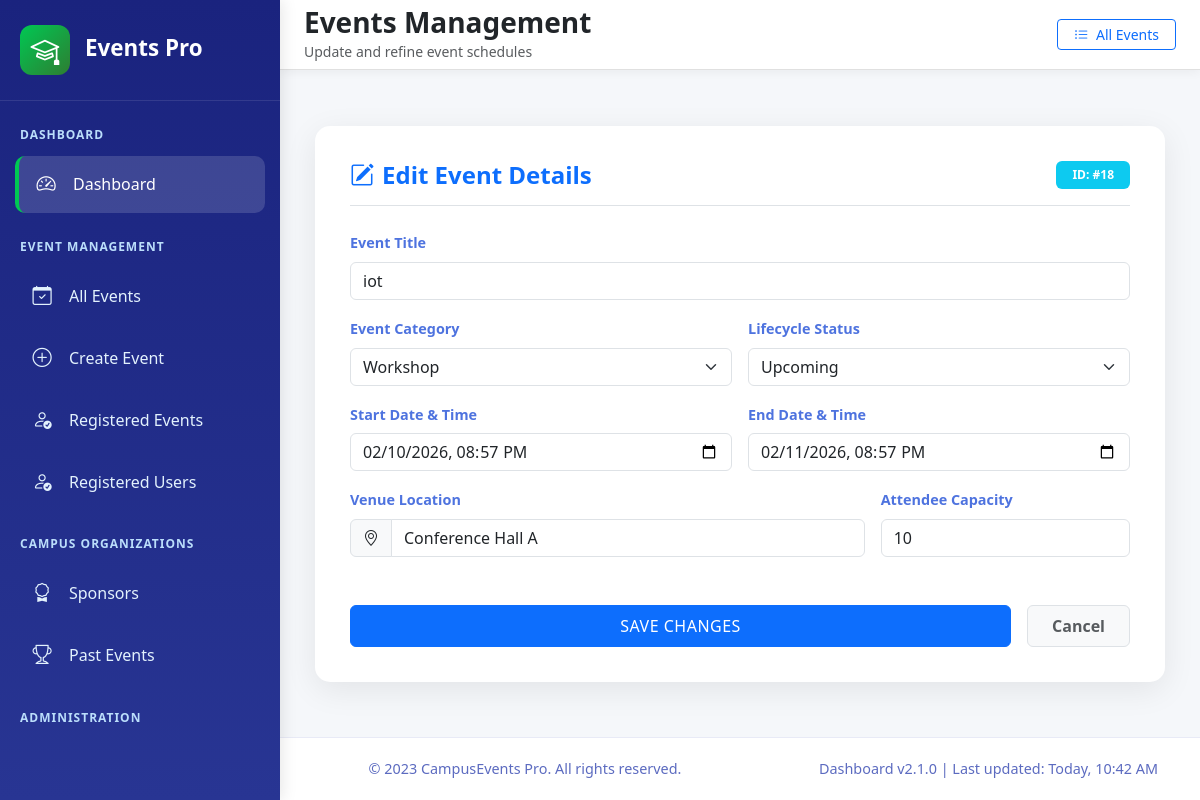
/admin/edit.php?id=18, run on the app's committed database.
### tables this page shows
CREATE TABLE `create_events` (
  `id` int(11) NOT NULL,
  `title` varchar(255) NOT NULL,
  `event_type` varchar(255) NOT NULL,
  `description` text NOT NULL,
  `event_image` varchar(255) DEFAULT NULL,
  `start_date` datetime NOT NULL,
  `end_date` datetime NOT NULL,
  `registration_deadline` datetime DEFAULT NULL,
  `vanue` varchar(255) NOT NULL,
  `capacity` int(255) NOT NULL,
  `status` varchar(50) DEFAULT 'upcoming',
  `event_date` date DEFAULT curdate()
);

### admin/edit.php (the view, shortened to what this page needs)
<?php
include 'db_config.php';
if (isset($_GET['id'])) {
    $id = intval($_GET['id']);
    $stmt = $conn->prepare("SELECT * FROM create_events WHERE id = ?");
    $stmt->bind_param("i", $id);
    $stmt->execute();
    $result = $stmt->get_result();
    $event = $result->fetch_assoc();
} else {
    header("Location: allevents.php");
    exit();
}
?>
<!DOCTYPE html>
<html lang="en">
<head>
    <link rel="stylesheet" href="https://cdn.jsdelivr.net/npm/bootstrap@5.3.0/dist/css/bootstrap.min.css">
    <link rel="stylesheet" href="https://cdn.jsdelivr.net/npm/bootstrap-icons@1.10.0/font/bootstrap-icons.css">
</head>
<body>
    <?php include_once("leftbar.php"); ?>
    <div id="content">
        <header class="campus-header d-flex justify-content-between align-items-center">
            <div class="header-title">
                <h3 class="fw-bold text-dark mb-0">Events Management</h3>
                <small class="text-muted">Update and refine event schedules</small>
            </div>
            <div class="header-actions">
                <a href="allevents.php" class="btn btn-outline-primary btn-sm px-3">
                    <i class="bi bi-list-ul me-1"></i> All Events
                </a>
            </div>
        </header>
        <main class="form-wrapper">
            <div class="edit-container">
                <div class="d-flex justify-content-between align-items-center mb-4 border-bottom pb-3">
                    <h4 class="fw-bold mb-0 text-primary">
                        <i class="bi bi-pencil-square me-2"></i>Edit Event Details
                    </h4>
                    <span class="badge bg-info text-white px-3 py-2">ID: #<?= $event['id'] ?></span>
                </div>
                <form action="edit.php?id=<?= $event['id'] ?>" method="POST">
                    <div class="row g-3">
                        <div class="col-md-12">
                            <label class="form-label">Event Title</label>
                            <input type="text" name="title" class="form-control" value="<?= htmlspecialchars($event['title']) ?>" placeholder="Enter event name" required>
                        </div>
                        <div class="col-md-6">
                            <label class="form-label">Event Category</label>
                            <select name="event_type" class="form-select">
                                <option value="Workshop" <?= $event['event_type'] == 'Workshop' ? 'selected' : '' ?>>Workshop</option>
                            </select>
                        </div>
                        <div class="col-md-6">
                            <label class="form-label">Lifecycle Status</label>
                            <select name="status" class="form-select">
                                <option value="Upcoming" <?= $event['status'] == 'Upcoming' ? 'selected' : '' ?>>Upcoming</option>
                            </select>
                        </div>
                        <div class="col-md-6">
                            <label class="form-label">Start Date & Time</label>
                            <input type="datetime-local" name="start_date" class="form-control"
                                   value="<?= date('Y-m-d\TH:i', strtotime($event['start_date'])) ?>" required>
                        </div>
                        <div class="col-md-6">
                            <label class="form-label">End Date & Time</label>
                            <input type="datetime-local" name="end_date" class="form-control"
                                   value="<?= date('Y-m-d\TH:i', strtotime($event['end_date'])) ?>" required>
                        </div>
                        <div class="col-md-8">
                            <label class="form-label">Venue Location</label>
                            <div class="input-group">
                                <span class="input-group-text bg-light"><i class="bi bi-geo-alt"></i></span>
                                <input type="text" name="vanue" class="form-control" value="<?= htmlspecialchars($event['vanue']) ?>" required>
                            </div>
                        </div>
                        <div class="col-md-4">
                            <label class="form-label">Attendee Capacity</label>
                            <input type="number" name="capacity" class="form-control" value="<?= $event['capacity'] ?>" required>
                        </div>
                    </div>
                    <div class="mt-5 d-flex gap-3">
                        <button type="submit" name="update_event" class="btn btn-primary btn-update flex-grow-1">
                            Save Changes
                        </button>
                        <a href="allevents.php" class="btn btn-light border py-2 px-4 fw-bold text-muted">Cancel</a>
                    </div>
                </form>
            </div>
        </main>
        <?php include_once("footer.php"); ?>
    </div>
</body>
</html>

### admin/css/style.css (style rules this page uses)
:root { --primary-color: #1a73e8; --secondary-color: #0d47a1; --accent-color: #00c853; --warning-color: #ff9800; --danger-color: #f44336; --campus-purple: #7b1fa2; --campus-teal: #0097a7; --light-color: #f8f9fa; --dark-color: #212529; --sidebar-width: 280px; --header-height: 70px; --card-shadow: 0 4px 20px rgba(0, 0, 0, 0.08); --transition: all 0.3s cubic-bezier(0.25, 0.8, 0.25, 1); }
* { margin: 0; padding: 0; box-sizing: border-box; }
body { font-family: 'Segoe UI', system-ui, -apple-system, 'Roboto', sans-serif; background-color: #f5f7fa; color: #34495e; overflow-x: hidden; }
#content { margin-left: var(--sidebar-width); width: calc(100% - var(--sidebar-width)); transition: var(--transition); min-height: 100vh; display: flex; flex-direction: column; }
.campus-header { height: var(--header-height); background-color: white; box-shadow: 0 2px 10px rgba(0, 0, 0, 0.05); padding: 0 30px; display: flex; align-items: center; justify-content: space-between; position: sticky; top: 0; z-index: 100; border-bottom: 3px solid var(--primary-color); }
#content .campus-header { background: #fff; padding: 16px 24px; border-bottom: 1px solid #e0e0e0; }

### admin/edit.php (style rules this page uses)
body { background-color: #f8fafc; margin: 0; display: flex; min-height: 100vh; }
#content { flex: 1; display: flex; flex-direction: column; height: 100vh; overflow-y: auto; }
.campus-header { background: white; padding: 1.25rem 2rem; border-bottom: 1px solid #e3e6f0; width: 100%; }
.form-wrapper { flex: 1; display: flex; justify-content: center; align-items: center; padding: 40px 20px; }
.edit-container { width: 100%; max-width: 850px; background: white; padding: 35px; border-radius: 15px; box-shadow: 0 0.5rem 2rem rgba(0,0,0,0.08); }
.form-label { font-weight: 600; color: #4e73df; font-size: 0.9rem; }
.form-control, .form-select { padding: 0.6rem 0.75rem; border-color: #d1d3e2; }
.btn-update { background: #4e73df; border: none; padding: 12px; font-weight: 700; text-transform: uppercase; letter-spacing: 0.5px; transition: 0.3s; }

### data on the page
create_events: id "18", title "iot", event_type "Workshop", status "Upcoming", start_date "02/10/2026 20:57", end_date "02/11/2026 20:57", vanue "Conference Hall A", capacity "10"
